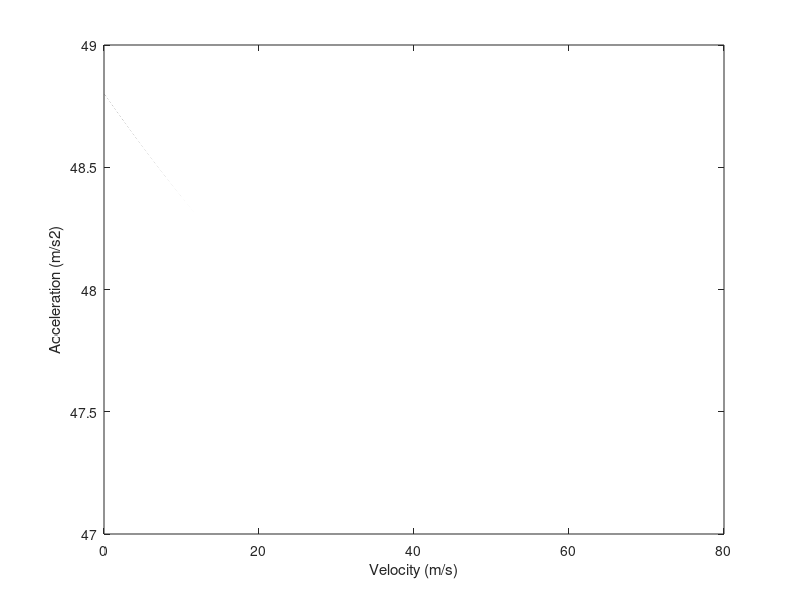

The MATLAB script that drew this image:
clc
Disc_Volume=1.413716694*10^-3;Disc_SpecificWeight=2700;Disc_SpecificHeat=980;Disc_Mass=Disc_Volume*Disc_SpecificWeight; %disc dimensions
BrakingDistance=75;MassVehicle=300;
g=9.81;Crr=0.007845;Area=1;Cd=0.15;p=1.225;a=-47.37;Vi=74.1;Vf=0;

%Manually Calculated%
IntVal=12541.73757;
%joules of work done by drag.

%Equations
%work=force*distance
%Vf=Vi+at
%a=(Vf^2-Vi^2)/(2*displacement)
%displacement=t*(Vf-Vi)/2
%displacement=Vi*t + 0.5*a*t^2
%Braking Force= (1/3)*(Area covered by pads)*(pressure)*(Rout^3-Rin^3)
%Drag=(0.5)*(densityofair)*(dragcoeff)*(crossarea)*(velocity^2)

Kintetic_Energy_Equation=(0.5)*(MassVehicle)*((Vi)^2);
Rolling_Friction_force=(Crr*MassVehicle);
BallBearing_force=(0.5*0.0015*g*2.7*MassVehicle);
Drag_force=0.5*p*Cd*Area*(Vi^2);
Breaking_Force=14127.848;
sum_forces=(Rolling_Friction_force+BallBearing_force+Breaking_Force);

%Declaring for for loop
Accelerations_Drag=[];Force_Drag=[];Total_Force=[];Total_Accelerations=[];Velocity=[];count=0;

for i=0:0.0001:Vi
count=count+1;
Velocity(end+1)=i;
Force_Drag(end+1)=(0.5*p*Cd*Area*(i^2));
Accelerations_Drag(end+1)=(0.5*p*Cd*Area*(i^2))/MassVehicle;
Total_Force(end+1)=(0.5*p*Cd*Area*(i^2))+sum_forces;
Total_Accelerations(end+1)=((0.5*p*Cd*Area*(i^2))+sum_forces)/MassVehicle;
end


%Formatting
Accelerations_Drag=flip(Accelerations_Drag,2);Force_Drag=flip(Force_Drag,2);Total_Accelerations=flip(Total_Accelerations,2);Total_Force=flip(Total_Force,2);Vms=flip(Velocity,2);
%disp(Accelerations_Drag);disp(Force_Drag);disp(Total_Force);disp(Total_Accelerations);disp(Velocity);disp(count);


%declaring for while loop
counter=0;Accelerations=0;Time=0;T=0;x=0;Displacement=0;

while 1>0
counter=counter+1;
Acceleration=(Total_Accelerations(counter)+Total_Accelerations(counter+1))/2;
T=(-Vms(counter+1)+Vms(counter))/Acceleration;
Time=Time+T;
x=(Vms(counter)*T)+(0.5*Acceleration*(T^2));
Displacement=Displacement+x;
if counter==count-1
    break
end
end
%Displacement=Displacement;Time=Time;


%Work_Drag=IntVal;
%Work_BallBearings=(0.5*0.0015*g*2.7*MassVehicle)*Displacement;
%Work_RollingFric=(Crr*MassVehicle)*Displacement;
Work_Brakes=Breaking_Force*Displacement;
Front_Discs=(1/2)*((6.5/10)*Work_Brakes)
Back_Discs=(1/2)*((3.5/10)*Work_Brakes)

TempIncreaseAv=(Work_Brakes/(Disc_SpecificHeat*4*Disc_Mass))
TempIncreaseFront=(Front_Discs/(Disc_SpecificHeat*Disc_Mass))
TempIncreaseBack=(Back_Discs/(Disc_SpecificHeat*Disc_Mass))


Final_Accelration=sqrt((-Displacement+Vi*Time)/(0.5*(Time^2)));
%Plotting
plot(Velocity,Total_Accelerations,'k--');xlabel('Velocity (m/s)');ylabel('Acceleration (m/s2)');